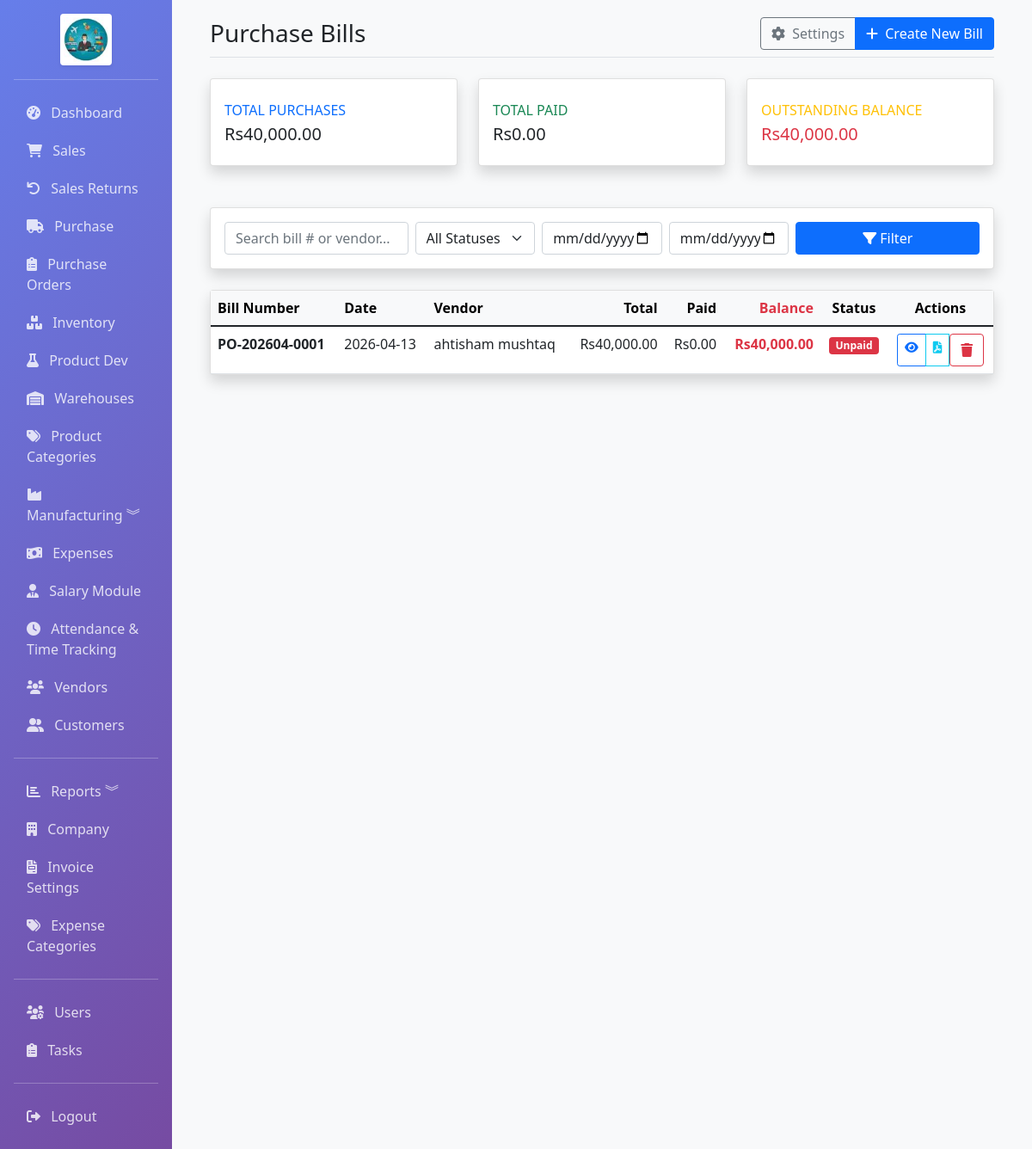
Before: /purchase/bills (signed in) with the older database file.
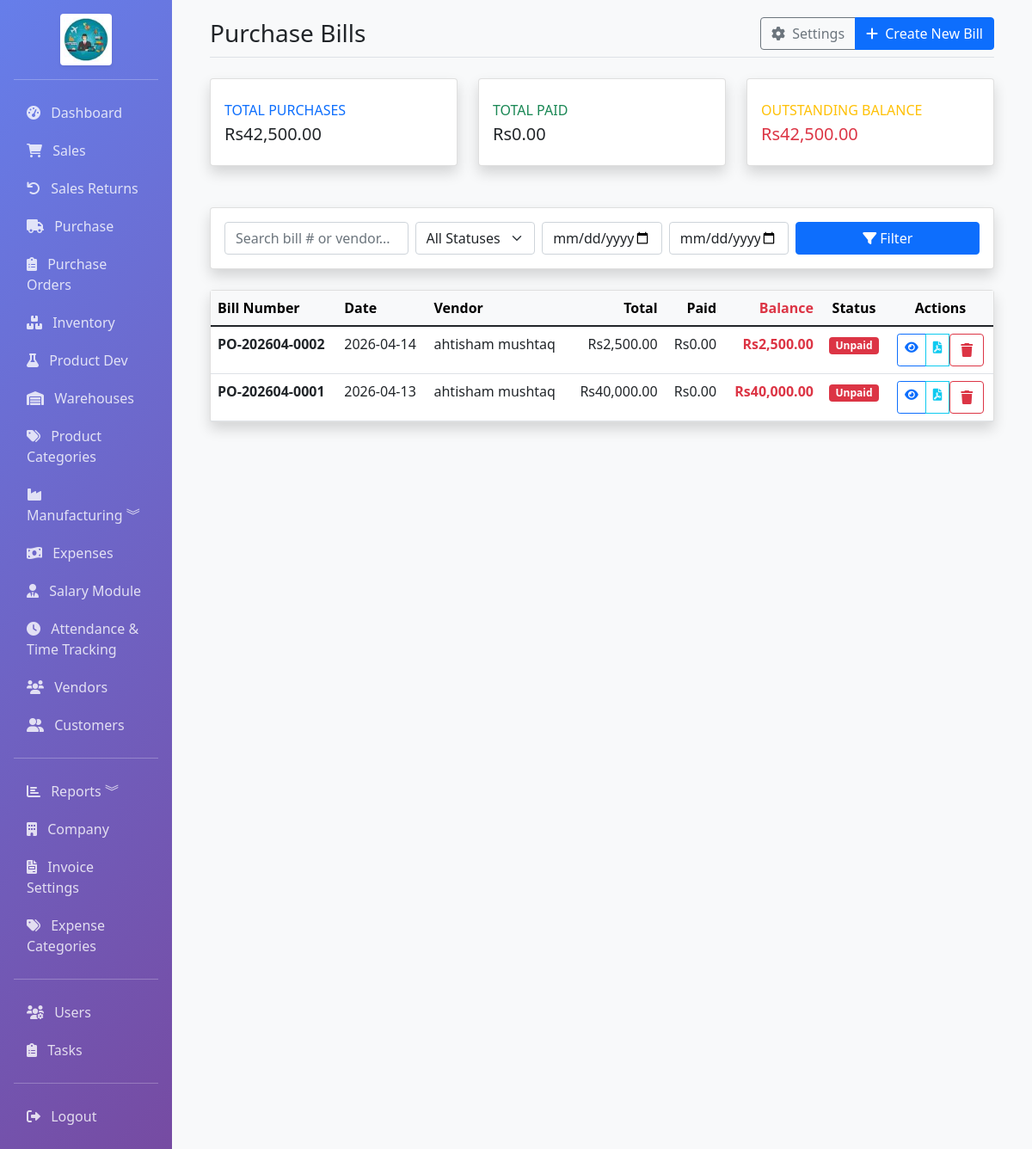
After: the same page with the newer database file.
### app/models.py (models this page shows, shortened)
class PurchaseBill(db.Model):
    __tablename__ = 'purchase_bills'
    id = db.Column(db.Integer, primary_key=True)
    bill_number = db.Column(db.String(50), unique=True, nullable=False, index=True)
    vendor_id = db.Column(db.Integer, db.ForeignKey('vendors.id'), nullable=False, index=True)
    po_id = db.Column(db.Integer, db.ForeignKey('purchase_orders.id'), nullable=True, index=True)  # source PO
    date = db.Column(db.DateTime, default=datetime.utcnow, index=True)
    due_date = db.Column(db.DateTime)
    currency_id = db.Column(db.Integer, db.ForeignKey('currencies.id'), nullable=True)
    exchange_rate = db.Column(db.Float, default=1)
    subtotal = db.Column(db.Float, default=0)
    tax_rate = db.Column(db.Float, default=10)
    tax = db.Column(db.Float, default=0)
    discount_type = db.Column(db.String(10), default='fixed')
    discount = db.Column(db.Float, default=0)
    shipping_charge = db.Column(db.Float, default=0)
    advance_applied = db.Column(db.Float, default=0)  # Advance from vendor profile applied to this bill
    total = db.Column(db.Float, default=0)
    status = db.Column(Enum('paid', 'unpaid', 'partial', name='payment_status'), default='unpaid', index=True)
    paid_amount = db.Column(db.Float, default=0)
    notes = db.Column(db.Text)
    created_by = db.Column(db.Integer, db.ForeignKey('users.id'))
    created_at = db.Column(db.DateTime, default=datetime.utcnow)
    updated_at = db.Column(db.DateTime, default=datetime.utcnow, onupdate=datetime.utcnow)
    items = db.relationship('PurchaseItem', backref='bill', lazy=True, cascade='all, delete-orphan')
    currency = db.relationship('Currency', backref='purchase_bills', lazy=True)
    @property
    def balance_due(self):
        return self.total - self.paid_amount

class Vendor(db.Model):
    __tablename__ = 'vendors'
    id = db.Column(db.Integer, primary_key=True)
    name = db.Column(db.String(100), nullable=False, index=True)
    email = db.Column(db.String(120), index=True)
    phone = db.Column(db.String(20))
    address = db.Column(db.Text)
    gst_number = db.Column(db.String(20), index=True)
    pan_number = db.Column(db.String(20))
    contact_person = db.Column(db.String(100))
    shipping_address = db.Column(db.Text)
    payment_terms = db.Column(db.Integer, default=30)  # Days
    credit_limit = db.Column(db.Float, default=0)
    is_active = db.Column(db.Boolean, default=True)
    created_at = db.Column(db.DateTime, default=datetime.utcnow)
    updated_at = db.Column(db.DateTime, default=datetime.utcnow, onupdate=datetime.utcnow)
    bills = db.relationship('PurchaseBill', backref='vendor', lazy=True, cascade='all, delete-orphan')
    advances = db.relationship('VendorAdvance', backref='vendor', lazy=True, cascade='all, delete-orphan')

### app/routes/purchase.py (the view)
@bp.route('/bills')
@login_required
def bills():
    status = request.args.get('status', 'all')
    from_date = request.args.get('from_date')
    to_date = request.args.get('to_date')
    search = request.args.get('search', '')
    query = PurchaseBill.query
    if status != 'all':
        query = query.filter(PurchaseBill.status == status)
    if from_date:
        try:
            query = query.filter(PurchaseBill.date >= datetime.strptime(from_date, '%Y-%m-%d'))
        except ValueError:
            pass
    if to_date:
        try:
            to_date_dt = datetime.strptime(to_date, '%Y-%m-%d').replace(hour=23, minute=59, second=59)
            query = query.filter(PurchaseBill.date <= to_date_dt)
        except ValueError:
            pass
    if search:
        query = query.join(Vendor).filter(
            (PurchaseBill.bill_number.ilike(f'%{search}%')) |
            (Vendor.name.ilike(f'%{search}%'))
        )
    bills = query.order_by(PurchaseBill.date.desc()).all()
    total_amount = sum(bill.total for bill in bills)
    total_paid = sum(bill.paid_amount for bill in bills)
    total_balance = sum(bill.balance_due for bill in bills)
    return render_template('purchase/bills.html',
                         bills=bills,
                         current_status=status,
                         from_date=from_date,
                         to_date=to_date,
                         search=search,
                         total_amount=total_amount,
                         total_paid=total_paid,
                         total_balance=total_balance)

### app/models.py (called while the page is built)
    @property
    def is_admin(self):
        return self.role == 'admin'

### app/templates/purchase/bills.html (shortened to what the changed rows need)
{% extends "base.html" %}
{% block content %}
<div class="container-fluid list-page">
    <div class="d-flex justify-content-between align-items-center mb-4 border-bottom pb-2">
        <h2 class="h3 mb-0 text-gray-800">Purchase Bills</h2>
    </div>
    <div class="row mb-4">
        <div class="col-xl-4 col-md-6 mb-4">
            <div class="card border-left-primary shadow h-100 py-2">
                <div class="card-body">
                    <div class="text-xs font-weight-bold text-primary text-uppercase mb-1">Total Purchases</div>
                    <div class="h5 mb-0 font-weight-bold text-gray-800">Rs{{ "{:,.2f}".format(total_amount) }}</div>
                </div>
            </div>
        </div>
        <div class="col-xl-4 col-md-6 mb-4">
            <div class="card border-left-warning shadow h-100 py-2">
                <div class="card-body">
                    <div class="text-xs font-weight-bold text-warning text-uppercase mb-1">Outstanding Balance</div>
                    <div class="h5 mb-0 font-weight-bold text-gray-800 text-danger">Rs{{ "{:,.2f}".format(total_balance) }}</div>
                </div>
            </div>
        </div>
    </div>
    <div class="card shadow mb-4">
        <div class="card-body p-0">
            <div class="table-responsive">
            <table class="table table-hover mb-0">
                <thead class="table-light">
                    <tr>
                        <th>Bill Number</th>
                        <th>Date</th>
                        <th>Vendor</th>
                        <th class="text-end">Total</th>
                        <th class="text-end">Paid</th>
                        <th class="text-end text-danger">Balance</th>
                        <th class="text-center">Status</th>
                        <th class="text-center">Actions</th>
                    </tr>
                </thead>
                <tbody>
                    {% for bill in bills %}
                    <tr>
                        <td class="fw-bold">{{ bill.bill_number }}</td>
                        <td>{{ bill.date.strftime('%Y-%m-%d') }}</td>
                        <td>{{ bill.vendor.name }}</td>
                        <td class="text-end">Rs{{ "{:,.2f}".format(bill.total) }}</td>
                        <td class="text-end">Rs{{ "{:,.2f}".format(bill.paid_amount) }}</td>
                        <td class="text-end text-danger fw-bold">Rs{{ "{:,.2f}".format(bill.balance_due) }}</td>
                        <td class="text-center">
                            <span class="badge {% if bill.status == 'paid' %}bg-success{% elif bill.status == 'unpaid' %}bg-danger{% else %}bg-warning{% endif %}">
                                {{ bill.status|capitalize }}
                            </span>
                        </td>
                        <td class="text-center">
                            <div class="btn-group btn-group-sm">
                                <a href="{{ url_for('purchase.bill_detail', id=bill.id) }}" class="btn btn-outline-primary" title="View"><i class="fas fa-eye"></i></a>
                                <a href="{{ url_for('purchase.bill_pdf', id=bill.id) }}" class="btn btn-outline-info" title="PDF" target="_blank"><i class="fas fa-file-pdf"></i></a>
                                <form action="{{ url_for('purchase.delete_bill', id=bill.id) }}" method="POST" class="d-inline" onsubmit="return confirm('Delete this bill? This will decrease product stock.');">
                                    <button type="submit" class="btn btn-outline-danger" title="Delete"><i class="fas fa-trash"></i></button>
                                </form>
                            </div>
                        </td>
                    </tr>
                    {% else %}
                    <tr>
                        <td colspan="8" class="text-center py-4 text-muted">No purchase bills found.</td>
                    </tr>
                    {% endfor %}
                </tbody>
            </table>
            </div>
        </div>
    </div>
</div>
{% endblock %}

Changed rows visible on the page:
added PurchaseBill: bill_number "PO-202604-0002", date "2026-04-14", vendor.name "ahtisham mushtaq", total "2,500.00", paid_amount "0.00", balance_due "2,500.00", status "Unpaid"
Other visible differences:
{{ "{:,.2f}".format(total_amount) }}: "40,000.00" → "42,500.00"
{{ "{:,.2f}".format(total_balance) }}: "40,000.00" → "42,500.00"
